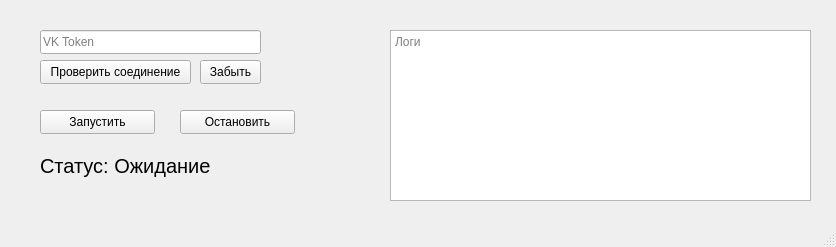
<?xml version="1.0" encoding="UTF-8"?>
<ui version="4.0">
 <class>MainWindow</class>
 <widget class="QMainWindow" name="MainWindow">
  <property name="geometry">
   <rect>
    <x>0</x>
    <y>0</y>
    <width>836</width>
    <height>247</height>
   </rect>
  </property>
  <property name="windowTitle">
   <string>StudBot</string>
  </property>
  <property name="toolTip">
   <string/>
  </property>
  <widget class="QWidget" name="centralwidget">
   <widget class="QLineEdit" name="vkTokenInput">
    <property name="geometry">
     <rect>
      <x>40</x>
      <y>30</y>
      <width>221</width>
      <height>24</height>
     </rect>
    </property>
    <property name="text">
     <string/>
    </property>
    <property name="placeholderText">
     <string>VK Token</string>
    </property>
   </widget>
   <widget class="QPushButton" name="startBtn">
    <property name="geometry">
     <rect>
      <x>40</x>
      <y>110</y>
      <width>115</width>
      <height>24</height>
     </rect>
    </property>
    <property name="text">
     <string>Запустить</string>
    </property>
   </widget>
   <widget class="QPushButton" name="stopBtn">
    <property name="geometry">
     <rect>
      <x>180</x>
      <y>110</y>
      <width>115</width>
      <height>24</height>
     </rect>
    </property>
    <property name="text">
     <string>Остановить</string>
    </property>
   </widget>
   <widget class="QLabel" name="botStatus">
    <property name="geometry">
     <rect>
      <x>40</x>
      <y>150</y>
      <width>271</width>
      <height>31</height>
     </rect>
    </property>
    <property name="font">
     <font>
      <pointsize>15</pointsize>
     </font>
    </property>
    <property name="text">
     <string>Статус: Ожидание</string>
    </property>
   </widget>
   <widget class="QTextEdit" name="logsOutput">
    <property name="geometry">
     <rect>
      <x>390</x>
      <y>30</y>
      <width>421</width>
      <height>171</height>
     </rect>
    </property>
    <property name="readOnly">
     <bool>true</bool>
    </property>
    <property name="placeholderText">
     <string>Логи</string>
    </property>
   </widget>
   <widget class="QPushButton" name="checkConnectionBtn">
    <property name="geometry">
     <rect>
      <x>40</x>
      <y>60</y>
      <width>151</width>
      <height>24</height>
     </rect>
    </property>
    <property name="text">
     <string>Проверить соединение</string>
    </property>
   </widget>
   <widget class="QPushButton" name="forgetTokenBtn">
    <property name="geometry">
     <rect>
      <x>200</x>
      <y>60</y>
      <width>61</width>
      <height>24</height>
     </rect>
    </property>
    <property name="toolTip">
     <string>Удалить сохранённый токен</string>
    </property>
    <property name="text">
     <string>Забыть</string>
    </property>
   </widget>
  </widget>
  <widget class="QMenuBar" name="menubar">
   <property name="geometry">
    <rect>
     <x>0</x>
     <y>0</y>
     <width>836</width>
     <height>21</height>
    </rect>
   </property>
  </widget>
  <widget class="QStatusBar" name="statusbar"/>
 </widget>
 <resources/>
 <connections/>
</ui>
